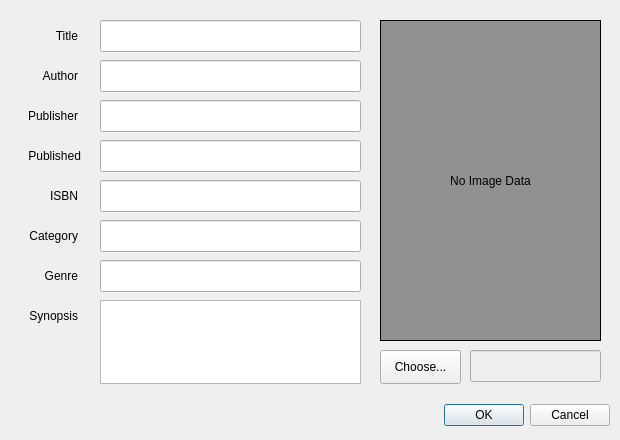
<?xml version="1.0" encoding="UTF-8"?>
<ui version="4.0">
 <class>AddDialog</class>
 <widget class="QDialog" name="AddDialog">
  <property name="geometry">
   <rect>
    <x>0</x>
    <y>0</y>
    <width>620</width>
    <height>440</height>
   </rect>
  </property>
  <property name="windowTitle">
   <string>Add Item</string>
  </property>
  <widget class="QDialogButtonBox" name="btnOKCancel">
   <property name="geometry">
    <rect>
     <x>9</x>
     <y>400</y>
     <width>601</width>
     <height>31</height>
    </rect>
   </property>
   <property name="orientation">
    <enum>Qt::Horizontal</enum>
   </property>
   <property name="standardButtons">
    <set>QDialogButtonBox::Cancel|QDialogButtonBox::Ok</set>
   </property>
  </widget>
  <widget class="QLabel" name="lblTitle">
   <property name="geometry">
    <rect>
     <x>20</x>
     <y>20</y>
     <width>58</width>
     <height>31</height>
    </rect>
   </property>
   <property name="text">
    <string>Title</string>
   </property>
   <property name="alignment">
    <set>Qt::AlignRight|Qt::AlignTrailing|Qt::AlignVCenter</set>
   </property>
  </widget>
  <widget class="QLabel" name="lblAuthor">
   <property name="geometry">
    <rect>
     <x>20</x>
     <y>60</y>
     <width>58</width>
     <height>31</height>
    </rect>
   </property>
   <property name="text">
    <string>Author</string>
   </property>
   <property name="alignment">
    <set>Qt::AlignRight|Qt::AlignTrailing|Qt::AlignVCenter</set>
   </property>
  </widget>
  <widget class="QLabel" name="lblPublisher">
   <property name="geometry">
    <rect>
     <x>7</x>
     <y>100</y>
     <width>71</width>
     <height>31</height>
    </rect>
   </property>
   <property name="text">
    <string>Publisher</string>
   </property>
   <property name="alignment">
    <set>Qt::AlignRight|Qt::AlignTrailing|Qt::AlignVCenter</set>
   </property>
  </widget>
  <widget class="QLabel" name="lblISBN">
   <property name="geometry">
    <rect>
     <x>20</x>
     <y>180</y>
     <width>58</width>
     <height>31</height>
    </rect>
   </property>
   <property name="text">
    <string>ISBN</string>
   </property>
   <property name="alignment">
    <set>Qt::AlignRight|Qt::AlignTrailing|Qt::AlignVCenter</set>
   </property>
  </widget>
  <widget class="QLabel" name="lblPublished">
   <property name="geometry">
    <rect>
     <x>10</x>
     <y>140</y>
     <width>71</width>
     <height>31</height>
    </rect>
   </property>
   <property name="text">
    <string>Published</string>
   </property>
   <property name="alignment">
    <set>Qt::AlignRight|Qt::AlignTrailing|Qt::AlignVCenter</set>
   </property>
  </widget>
  <widget class="QLineEdit" name="ledTitle">
   <property name="geometry">
    <rect>
     <x>100</x>
     <y>20</y>
     <width>261</width>
     <height>32</height>
    </rect>
   </property>
  </widget>
  <widget class="QLineEdit" name="ledAuthor">
   <property name="geometry">
    <rect>
     <x>100</x>
     <y>60</y>
     <width>261</width>
     <height>32</height>
    </rect>
   </property>
  </widget>
  <widget class="QLineEdit" name="ledPublisher">
   <property name="geometry">
    <rect>
     <x>100</x>
     <y>100</y>
     <width>261</width>
     <height>32</height>
    </rect>
   </property>
  </widget>
  <widget class="QLineEdit" name="ledPublished">
   <property name="geometry">
    <rect>
     <x>100</x>
     <y>140</y>
     <width>261</width>
     <height>32</height>
    </rect>
   </property>
  </widget>
  <widget class="QLineEdit" name="ledISBN">
   <property name="geometry">
    <rect>
     <x>100</x>
     <y>180</y>
     <width>261</width>
     <height>32</height>
    </rect>
   </property>
  </widget>
  <widget class="QLabel" name="lblCategory">
   <property name="geometry">
    <rect>
     <x>7</x>
     <y>220</y>
     <width>71</width>
     <height>31</height>
    </rect>
   </property>
   <property name="text">
    <string>Category</string>
   </property>
   <property name="alignment">
    <set>Qt::AlignRight|Qt::AlignTrailing|Qt::AlignVCenter</set>
   </property>
  </widget>
  <widget class="QLabel" name="lblGenre">
   <property name="geometry">
    <rect>
     <x>20</x>
     <y>260</y>
     <width>58</width>
     <height>31</height>
    </rect>
   </property>
   <property name="text">
    <string>Genre</string>
   </property>
   <property name="alignment">
    <set>Qt::AlignRight|Qt::AlignTrailing|Qt::AlignVCenter</set>
   </property>
  </widget>
  <widget class="QLabel" name="lblSynopsis">
   <property name="geometry">
    <rect>
     <x>7</x>
     <y>300</y>
     <width>71</width>
     <height>31</height>
    </rect>
   </property>
   <property name="text">
    <string>Synopsis</string>
   </property>
   <property name="alignment">
    <set>Qt::AlignRight|Qt::AlignTrailing|Qt::AlignVCenter</set>
   </property>
  </widget>
  <widget class="QLineEdit" name="ledCategory">
   <property name="geometry">
    <rect>
     <x>100</x>
     <y>220</y>
     <width>261</width>
     <height>32</height>
    </rect>
   </property>
  </widget>
  <widget class="QLineEdit" name="ledGenre">
   <property name="geometry">
    <rect>
     <x>100</x>
     <y>260</y>
     <width>261</width>
     <height>32</height>
    </rect>
   </property>
  </widget>
  <widget class="QPlainTextEdit" name="ptxtSynopsis">
   <property name="geometry">
    <rect>
     <x>100</x>
     <y>300</y>
     <width>261</width>
     <height>84</height>
    </rect>
   </property>
  </widget>
  <widget class="QLabel" name="lblCoverPhoto">
   <property name="geometry">
    <rect>
     <x>380</x>
     <y>20</y>
     <width>221</width>
     <height>321</height>
    </rect>
   </property>
   <property name="styleSheet">
    <string notr="true">background-color: rgb(145, 145, 145);</string>
   </property>
   <property name="frameShape">
    <enum>QFrame::Box</enum>
   </property>
   <property name="text">
    <string>No Image Data</string>
   </property>
   <property name="alignment">
    <set>Qt::AlignCenter</set>
   </property>
  </widget>
  <widget class="QPushButton" name="btnCoverPhoto">
   <property name="geometry">
    <rect>
     <x>380</x>
     <y>350</y>
     <width>81</width>
     <height>34</height>
    </rect>
   </property>
   <property name="styleSheet">
    <string notr="true"/>
   </property>
   <property name="text">
    <string>Choose...</string>
   </property>
  </widget>
  <widget class="QLineEdit" name="ledCoverPhoto">
   <property name="enabled">
    <bool>false</bool>
   </property>
   <property name="geometry">
    <rect>
     <x>470</x>
     <y>350</y>
     <width>131</width>
     <height>32</height>
    </rect>
   </property>
   <property name="readOnly">
    <bool>true</bool>
   </property>
  </widget>
 </widget>
 <resources/>
 <connections>
  <connection>
   <sender>btnOKCancel</sender>
   <signal>rejected()</signal>
   <receiver>AddDialog</receiver>
   <slot>reject()</slot>
   <hints>
    <hint type="sourcelabel">
     <x>316</x>
     <y>260</y>
    </hint>
    <hint type="destinationlabel">
     <x>286</x>
     <y>274</y>
    </hint>
   </hints>
  </connection>
  <connection>
   <sender>btnOKCancel</sender>
   <signal>accepted()</signal>
   <receiver>AddDialog</receiver>
   <slot>accept()</slot>
   <hints>
    <hint type="sourcelabel">
     <x>248</x>
     <y>254</y>
    </hint>
    <hint type="destinationlabel">
     <x>157</x>
     <y>274</y>
    </hint>
   </hints>
  </connection>
 </connections>
</ui>
